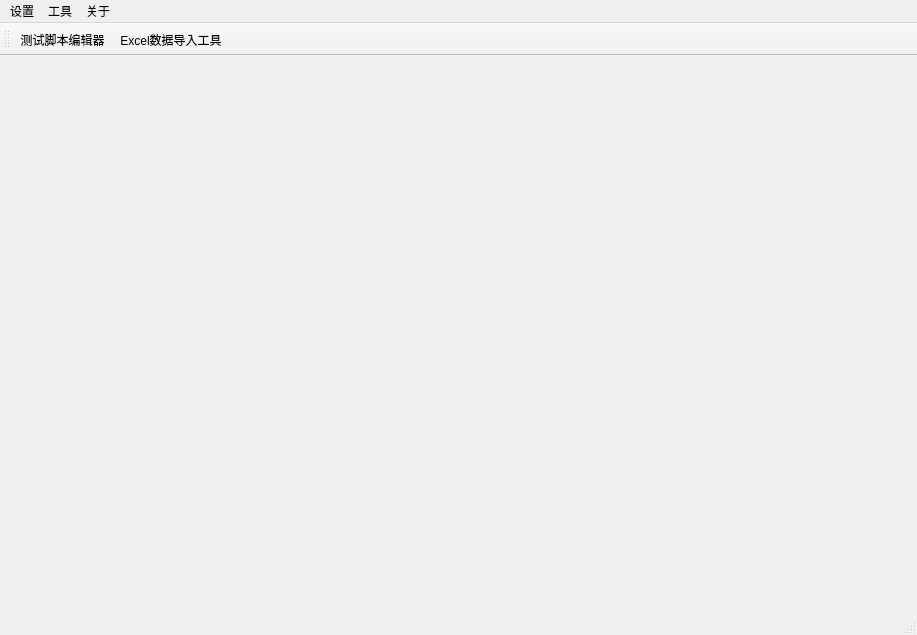
<?xml version="1.0" encoding="UTF-8"?>
<ui version="4.0">
 <class>MainWindowDialogClass</class>
 <widget class="QMainWindow" name="MainWindowDialogClass">
  <property name="geometry">
   <rect>
    <x>0</x>
    <y>0</y>
    <width>917</width>
    <height>635</height>
   </rect>
  </property>
  <property name="windowTitle">
   <string>MainWindowDialog</string>
  </property>
  <widget class="QWidget" name="centralWidget">
   <layout class="QHBoxLayout" name="horizontalLayout" stretch="1">
    <item>
     <widget class="QStackedWidget" name="stackedWidget">
      <property name="statusTip">
       <string/>
      </property>
      <property name="whatsThis">
       <string/>
      </property>
      <property name="currentIndex">
       <number>1</number>
      </property>
      <widget class="QWidget" name="pageDbScriptEditor"/>
      <widget class="QWidget" name="pageExcelDataUpload"/>
     </widget>
    </item>
   </layout>
  </widget>
  <widget class="QMenuBar" name="menuBar">
   <property name="geometry">
    <rect>
     <x>0</x>
     <y>0</y>
     <width>917</width>
     <height>23</height>
    </rect>
   </property>
   <widget class="QMenu" name="menuAbout">
    <property name="title">
     <string>关于</string>
    </property>
   </widget>
   <widget class="QMenu" name="menuSetting">
    <property name="title">
     <string>设置</string>
    </property>
   </widget>
   <widget class="QMenu" name="menuTools">
    <property name="title">
     <string>工具</string>
    </property>
    <addaction name="actionDbScriptEditor"/>
    <addaction name="actionExcelDataUpload"/>
   </widget>
   <addaction name="menuSetting"/>
   <addaction name="menuTools"/>
   <addaction name="menuAbout"/>
  </widget>
  <widget class="QStatusBar" name="statusBar">
   <property name="statusTip">
    <string/>
   </property>
   <property name="whatsThis">
    <string/>
   </property>
  </widget>
  <widget class="QToolBar" name="mainToolBar">
   <property name="contextMenuPolicy">
    <enum>Qt::DefaultContextMenu</enum>
   </property>
   <property name="toolTipDuration">
    <number>-1</number>
   </property>
   <property name="floatable">
    <bool>true</bool>
   </property>
   <attribute name="toolBarArea">
    <enum>TopToolBarArea</enum>
   </attribute>
   <attribute name="toolBarBreak">
    <bool>false</bool>
   </attribute>
   <addaction name="actionDbScriptEditor"/>
   <addaction name="actionExcelDataUpload"/>
  </widget>
  <action name="actionDbScriptEditor">
   <property name="checkable">
    <bool>true</bool>
   </property>
   <property name="icon">
    <iconset resource="MainWindowDialog.qrc">
     <normaloff>:/MainWindowDialog/rc/2.png</normaloff>:/MainWindowDialog/rc/2.png</iconset>
   </property>
   <property name="text">
    <string>测试脚本编辑器</string>
   </property>
   <property name="shortcut">
    <string>Ctrl+D</string>
   </property>
  </action>
  <action name="actionExcelDataUpload">
   <property name="checkable">
    <bool>true</bool>
   </property>
   <property name="icon">
    <iconset resource="MainWindowDialog.qrc">
     <normaloff>:/MainWindowDialog/rc/1.ico</normaloff>:/MainWindowDialog/rc/1.ico</iconset>
   </property>
   <property name="text">
    <string>Excel数据导入工具</string>
   </property>
   <property name="shortcut">
    <string>Ctrl+Q</string>
   </property>
  </action>
 </widget>
 <layoutdefault spacing="6" margin="11"/>
 <resources>
  <include location="MainWindowDialog.qrc"/>
 </resources>
 <connections/>
</ui>
